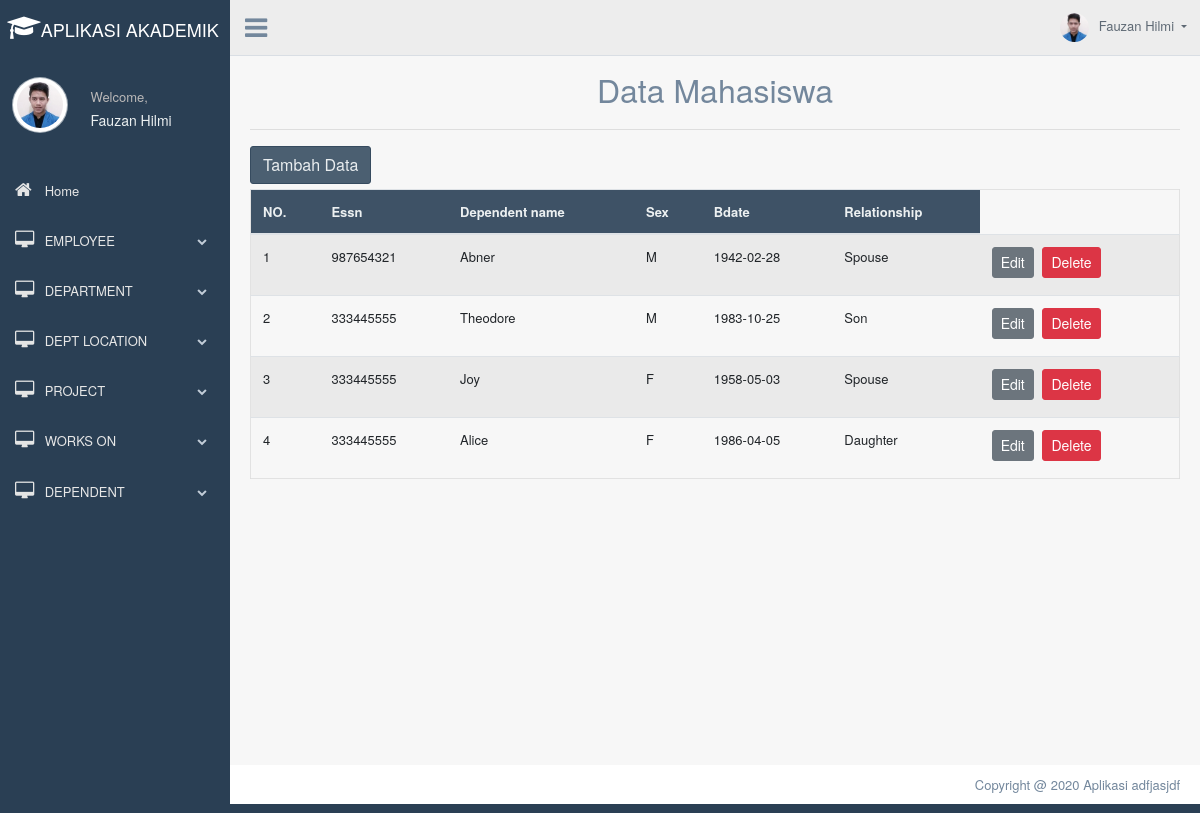
The page / on the database its author committed.
### tables this page shows
CREATE TABLE `dependent` (
  `Essn` int(20) NOT NULL,
  `Dependent_name` varchar(20) NOT NULL,
  `Sex` varchar(1) DEFAULT NULL,
  `Bdate` date DEFAULT NULL,
  `Relationship` varchar(20) DEFAULT NULL
);

### tampil6.php (the view, shortened to what this page needs)
<?php
include('config.php');
?>
	<div class="container" style="margin-top:20px">
		<center><font size="6">Data Mahasiswa</font></center>
		<hr>
		<a href="index.php?page=tambah6"><button class="btn btn-dark right">Tambah Data</button></a>
		<div class="table-responsive">
		<table class="table table-striped jambo_table bulk_action">
			<thead>
				<tr>
					<th>NO.</th>
					<th>Essn</th>
					<th>Dependent name</th>
					<th>Sex</th>
					<th>Bdate</th>
					<th>Relationship</th>
				</tr>
			</thead>
			<tbody>
				<?php
				$sql = mysqli_query($koneksi, "SELECT * FROM dependent ORDER BY Essn DESC") or die(mysqli_error($koneksi));
				if(mysqli_num_rows($sql) > 0){
					$no = 1;
					while($data = mysqli_fetch_assoc($sql)){
						echo '
						<tr>
							<td>'.$no.'</td>
							<td>'.$data['Essn'].'</td>
							<td>'.$data['Dependent_name'].'</td>
							<td>'.$data['Sex'].'</td>
							<td>'.$data['Bdate'].'</td>
							<td>'.$data['Relationship'].'</td>
							<td>
								<a href="index.php?page=edit_mhs&Essn='.$data['Essn'].'" class="btn btn-secondary btn-sm">Edit</a>
								<a href="delete6.php?Essn='.$data['Essn'].'" class="btn btn-danger btn-sm" onclick="return confirm(\'Yakin ingin menghapus data ini?\')">Delete</a>
							</td>
						</tr>
						';
						$no++;
					}
				}else{
					echo '
					<tr>
						<td colspan="6">Tidak ada data.</td>
					</tr>
					';
				}
				?>
		</table>
	</div>
	</div>

### rows shown on the page
dependent: Essn "987654321", Dependent_name "Abner", Sex "M", Bdate "1942-02-28", Relationship "Spouse"
dependent: Essn "333445555", Dependent_name "Theodore", Sex "M", Bdate "1983-10-25", Relationship "Son"
dependent: Essn "333445555", Dependent_name "Joy", Sex "F", Bdate "1958-05-03", Relationship "Spouse"
dependent: Essn "333445555", Dependent_name "Alice", Sex "F", Bdate "1986-04-05", Relationship "Daughter"
